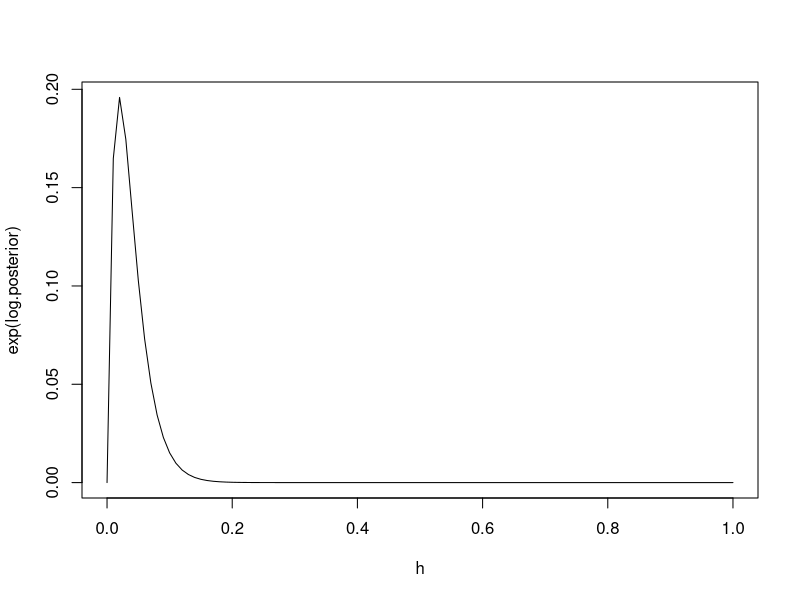

This chart was generated by the following R code: (Note: this script raises an error after producing the figure.)
# What happens when we let there be more hypotheses
# e.g. what if we had a coin weight in [0,1]

logsumexp <- function(x) {
    m <- max(x)
    m + log(sum(exp(x-m))) 
}
# m + log(sum(exp(x-m))) 
# log(exp(m)) + log(sum(exp(x-m)))
# log(exp(m) sum(exp(x-m))) 
# log(sum(exp(m) exp(x-m)))
# log(sum(exp(x)))

h <- seq(0, 1, 0.01)

# uniform prior on h
#log.prior <-  rep(-log(length(h)), length(h)) # log(1/length(h))
log.prior <- -50*h # unnormalized
log.prior <- log.prior - logsumexp(log.prior) # normalize the prior
# exp(log.prior) = exp(log.prior - logsumexp(log.prior))
#                  exp(log.prior)/exp(logsumexp(log.prior))
#                  exp(log.prior)/sum(exp(log.prior))
#                      prior / sum(prior)

# data = H,H,T = { H:2, T:1 } -- two heads and one tail
nH <- 1
nT <- 2

#   P(data | H1) - what probability does H1 assign to the data
log.likelihood <- rep(NA, length(h))
for(i in 1:length(h)) {
    log.likelihood[i] <- dbinom(nH, nH+nT, h[i], log=TRUE)
    # or see sapply
}


                
# Use Bayes rule to compute posteriors:
# P(H|DATA) = P(DATA|H) P(H) / P(DATA)
# log P(H|DATA) = log P(DATA|H) + log P(H) - log P(DATA)

#                log P(H)   log(DATA|H)      log(sum_H P(H) P(DATA|H))
log.posterior = log.prior+log.likelihood - logsumexp(log.prior+log.likelihood)

plot(h, exp(log.posterior), type="l")
lines(h, exp(weak.prior), col=4)
lines(h, exp(with.uniform), col=2)
